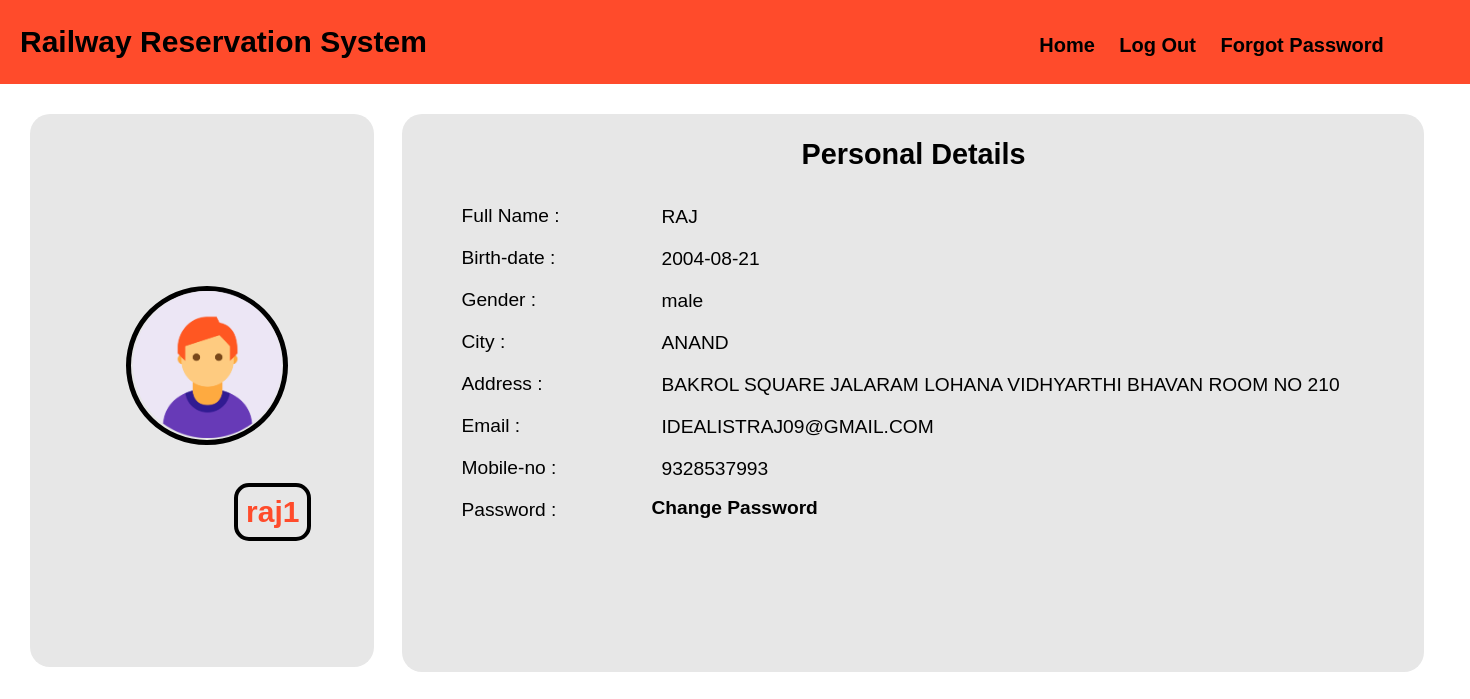
Screenshot of /php/myacc.php (signed in) with the database file from the repository.
### tables this page shows
CREATE TABLE IF NOT EXISTS `user` (
  `user_id` char(10) NOT NULL,
  `PasswordT` varchar(20) NOT NULL,
  `First_Name` varchar(20) NOT NULL,
  `Last_Name` varchar(20) NOT NULL,
  `Email` varchar(25) NOT NULL,
  `Gender` varchar(8) NOT NULL,
  `Mobile_No` varchar(10) NOT NULL,
  `Date_of_birth` date NOT NULL,
  `City` varchar(30) NOT NULL,
  `StateT` varchar(30) NOT NULL,
  `Local_address` varchar(100) NOT NULL,
  PRIMARY KEY (`user_id`),
  UNIQUE KEY `Email` (`Email`),
  UNIQUE KEY `Mobile_No` (`Mobile_No`)
);

### php/myacc.php (the view, shortened to what this page needs)
<!DOCTYPE html>
<html lang="en">
<head>
    <link rel="stylesheet" href="../css/myacc.css">
    <link rel="stylesheet" href="../css/allinone.css">
</head>
<body>
    <?php
    include("../include/connection.php");
    $show_detail = "select * from user where user_id='$_SESSION[uname]'";
    if ($q = mysqli_query($con, $show_detail)) {
    } else {
        echo "ERROR: Could not able to execute $show_detail. " . mysqli_error($con);
    }
    $row = mysqli_fetch_assoc($q);
    ?>
    <nav class="navbar">
        <div class="navbar2">
            <div class="navbar3">
                <ul class="nav nav-right">
                    <li>
                        <h1 class="logo">Railway Reservation System </h1>
                    </li>
                    <div class="menubar">
                        <li><a href="../php/home.php">Home</a></li>
                        <li class='menu__group'><a href='../include/logout.php' class='menu'>Log Out</a></li>
                        <li><a href="../php/forgot.php">Forgot Password</a></li>
                    </div>
                </ul>
            </div>
        </div>
    </nav>
    <div class="main">
        <div class="left">
            <div class="sub-main">
                <div class="photo">
                    <img src="../img/avatar.jpg" height="147px" width="149px"><br>
                    <div class="pname"><span><?php echo $_SESSION['uname']; ?></span></div>
                </div>
            </div>
        </div>
        <div class="right">
            <div class="profile">
                <div class="que">
                    <h2 id="pers">Personal Details</h2>
                    <span>Full Name : </span>
                    <span>Birth-date :</span>
                    <span>Gender :</span>
                    <span>City :</span>
                    <span>Address :</span>
                    <span>Email : </span>
                    <span>Mobile-no :</span>
                    <span>Password :</span>
                </div>
                <div class="ans" style="margin-top: 45px;">
                    <span><?php echo $row['First_Name']; ?> </span>
                    <span><?php echo $row['Date_of_birth']; ?></span>
                    <span><?php echo $row['Gender']; ?></span>
                    <span><?php echo $row['City']; ?></span>
                    <span><?php echo $row['Local_address']; ?></span>
                    <span><?php echo $row['Email']; ?> </span>
                    <span><?php echo $row['Mobile_No']; ?></span>
                    <div id="change"><a href="../php/forgot.php">Change Password</button></a></div>
                </div>
            </div>
        </div>
    </div>
</body>
</html>

### css/myacc.css (style rules this page uses)
body { margin: 0; padding: 0; overflow: hidden; font-family: 'Roboto ', sans-serif; }
li { list-style: none; display: inline-block; margin-left: 20px; font-size: 20px; text-decoration: none; }
a { text-decoration: none; color: black; font-weight: bold; }
.menubar { margin-left: 40%; display: inline-block; }
.nav { margin: 0; padding: 0; background-color: #FF4B2B; }
.main { margin: 10px; height: 600px; width: 1450px; position: relative; border-radius: 15px; }
.left { width: 25%; height: 97%; border-radius: 20px; margin: 10px; display: block; position: absolute; }
.right { width: 73%; height: 100%; border-radius: 20px; margin: 10px; display: flex; float: right; overflow-x: hidden; }
.sub-main { border-radius: 20px; background-color: rgb(231, 231, 231); height: 95%; margin: 10px; width: 95%; display: flex; flex-direction: column ; }
img { overflow: hidden; margin: 0 ; }
.photo { height: 27%; width: 44%; margin: 28%; margin-top: 50%; border-radius: 100%; align-items: center; justify-content: center; text-align: center; font-weight: bolder; font-size: larger; border: solid 5px black; }
.profile { display: flex; flex-direction: column; border-radius: 20px; background-color: rgb(231, 231, 231); height: 93%; margin: 10px; width: 70.5%; position: absolute; }
.que { display: flex; flex-direction: column; margin-left: 50px; font-size: larger; position: relative; }
.ans { font-size: larger; display: flex; flex-direction: column; border-radius: 20px; position: absolute; margin-left: 250px; padding-top: 37px; float: left; }
.ans span { margin : 10px; }
.que span { margin : 10px; }
#change { margin-top: 7px; }
.ans a { width: 40%; font-weight: bold; color: black; list-style: none; margin-top: 30px; }
.pname span { position: relative; font-size: 30px; border: black solid 4px ; border-radius: 15px; color: #FF4B2B; padding: 0.5rem; }
.pname { position: relative; display: flex; flex-direction: row-reverse; margin-left: 180px; }
.photo img { margin-bottom: 40px; }
#pers { margin-left: 36%; }

### css/allinone.css (style rules this page uses)
body { animation: bodyt 0.75s; font-family: Body,Quicksand,sans-serif; }

### rows the page displays
user: First_Name "RAJ", Date_of_birth "2004-08-21", Gender "male", City "ANAND", Local_address "BAKROL SQUARE JALARAM LOHANA VIDHYARTHI BHAVAN ROOM NO 210", Email "IDEALISTRAJ09@GMAIL.COM", Mobile_No "9328537993"

### other values shown
$_SESSION['uname'] "raj1"
